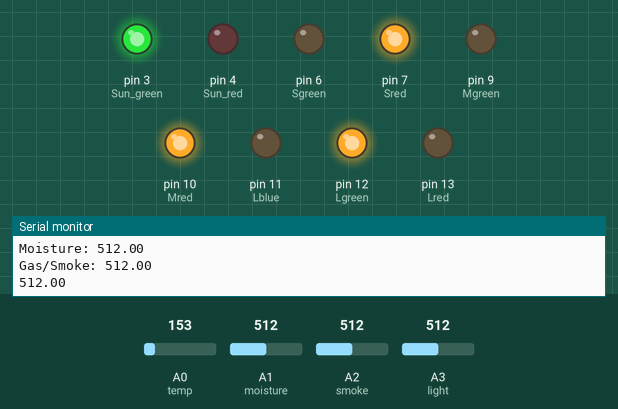
Simulated run of this sketch. Board: Arduino Uno, built with avr-gcc and run on an emulated ATmega328P. Parts: output pins drawn as LEDs (lit = HIGH), the last lines printed to the serial monitor. The inputs (shaded band) are chosen by the test bench; at power-on: A0 (temp) = 153, A1 (moisture) = 512, A2 (smoke) = 512, A3 (light) = 512.

Above: at 2.8 s.
2.9 s: A0 (temp) set to 170
At 4.6 s:
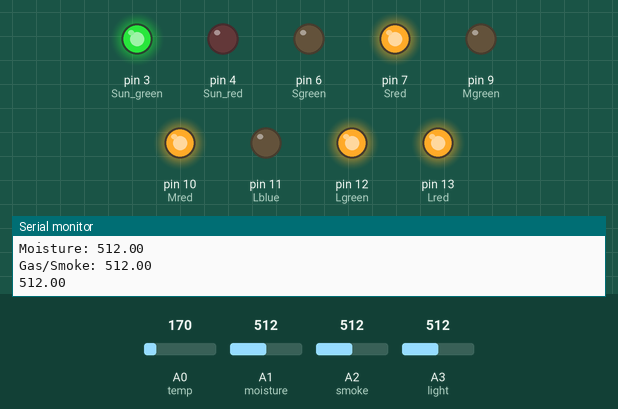
5.6 s: A1 (moisture) set to 413
8.3 s: A1 (moisture) set to 392
At 10.5 s:
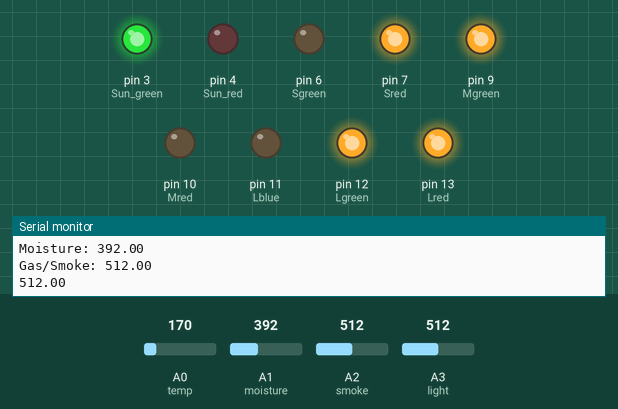
11.5 s: A2 (smoke) set to 257
14.2 s: A2 (smoke) set to 237
At 17.3 s:
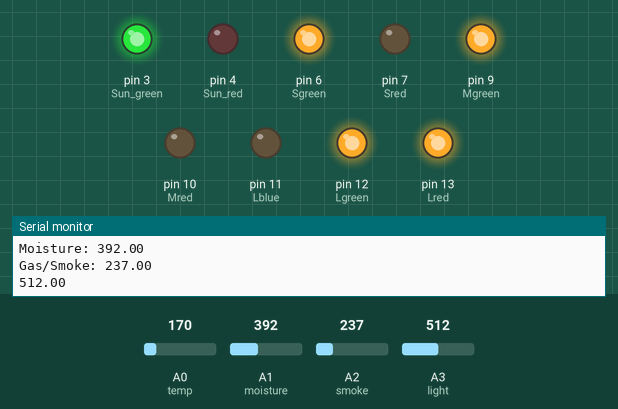
17.6 s: A3 (light) set to 190
At 19.4 s:
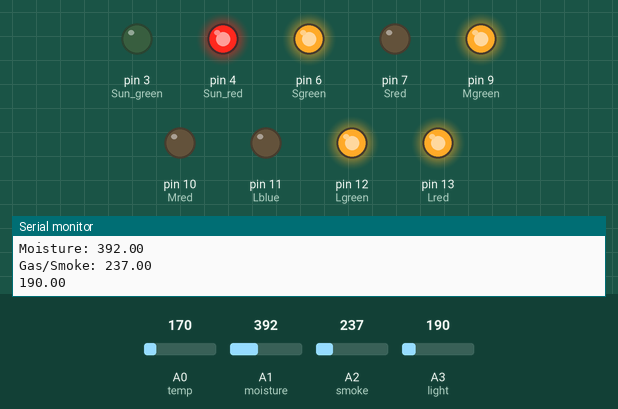
Timing chart, 0 to 20.9 s (numbered marks = the images above; inputs shaded):
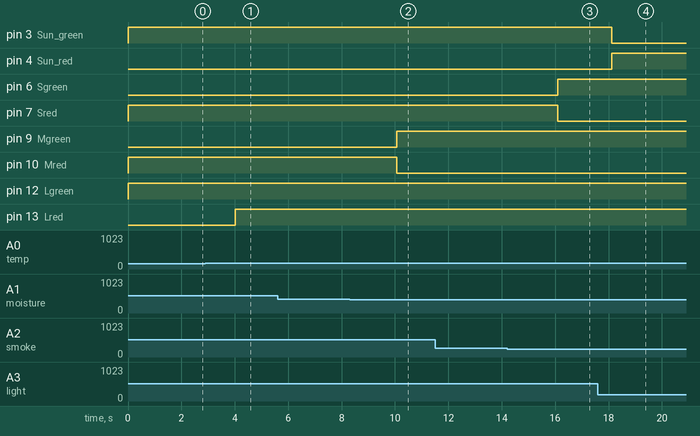

The sketch:

Sensors.ino
```cpp
int Lred = 13;//port no.
int Lgreen = 12;
int Lblue = 11;
int Mred=10;
int Mgreen=9;
int Mblue=8;
int Sred=7;
int Sgreen=6;
int Sblue=5;
int Sun_red=4;
int Sun_green=3;
int Sun_blue=2;
int temp = A0;//temp sensor pin
int moisture=A1;
int smoke=A2;
int light=A3;

void setup() {
  Serial.begin (9600); //data transfer speed
  pinMode (Lred, OUTPUT);
  pinMode (Lblue, OUTPUT);
  pinMode (Lgreen, OUTPUT);
  pinMode (temp, INPUT);

  pinMode (Mred, OUTPUT);
  pinMode (Mgreen, OUTPUT);
  pinMode (moisture, INPUT);

  pinMode (Sred, OUTPUT);
  pinMode (Sgreen, OUTPUT);
  pinMode (smoke, INPUT);

  pinMode (Sun_red, OUTPUT);
  pinMode (Sun_green, OUTPUT);
  pinMode (light, INPUT);
}


void loop()
{
  //Temperature
  float Real_Voltage = analogRead(temp) * 0.004882814; // reading the sensor value and convert it to voltage
  float Temp_C = (Real_Voltage-0.5) * 100.0;   // changing the voltage into Celsius
  //float Temp_C=analogRead(temp);
  Serial.print("Temp in C: ");
  Serial.println(Temp_C);

  if ( Temp_C > 40.0)
  {
    Serial.println("Very Hot");
    digitalWrite(Lred, HIGH);
    digitalWrite(Lgreen,LOW);
    digitalWrite(Lblue,LOW);
  }
  else if (Temp_C>30.0 && Temp_C<=40.0)
  {
    Serial.println("Getting Hot");
    digitalWrite(Lred, HIGH);
    digitalWrite(Lgreen, HIGH);
    digitalWrite(Lblue,LOW);
  }
  else if(Temp_C>15.0 && Temp_C<=30.0)
  {
    Serial.println("Comfortable");
    digitalWrite(Lred, LOW);
    digitalWrite(Lgreen, HIGH);
    digitalWrite(Lblue, LOW);
  }
  else if(Temp_C>8.0 && Temp_C<=15.0)
  {
    Serial.println("Getting Cold");
    digitalWrite(Lred, HIGH);
    digitalWrite(Lgreen, HIGH);
    digitalWrite(Lblue, LOW);
  }
  else if(Temp_C<=8.0)
  {
    Serial.println("Too Cold");
    digitalWrite(Lred, LOW);
    digitalWrite(Lgreen, LOW);
    digitalWrite(Lblue, HIGH);
  }

  //Moisture
  float moist=analogRead(moisture);
  Serial.print("Moisture: ");
  Serial.println(moist);
  if (moist>=6.0 && moist<=400.0)
  {
    digitalWrite(Mred,LOW);
    digitalWrite(Mgreen,HIGH);
    digitalWrite(Mblue,LOW);
  }
  else
  {
    digitalWrite(Mred,HIGH);
    digitalWrite(Mgreen,LOW);
    digitalWrite(Mblue,LOW);
  }

  //Gas or Smoke
  float smokey=analogRead(smoke);
  Serial.print("Gas/Smoke: ");
  Serial.println(smokey);
  if (smokey<250)//threshhold=250ppm
  {
    digitalWrite(Sred,LOW);
    digitalWrite(Sgreen,HIGH);
  }
  else
  {
    digitalWrite(Sred,HIGH);
    digitalWrite(Sgreen,LOW);
  }

  //Light
  float sun=analogRead(light);//Lumens
  float area=500;//in sq. foot
  float candle_foot=sun;
  Serial.println(candle_foot);

  if (candle_foot>200 && candle_foot<1000)
  {
    digitalWrite(Sun_red,LOW);
    digitalWrite(Sun_green,HIGH);
    digitalWrite(Sun_blue,LOW);
  }
  else
  {
    digitalWrite(Sun_red,HIGH);
    digitalWrite(Sun_green,LOW);
    digitalWrite(Sun_blue,LOW);
  }

  delay(2000);//wait 2sec before collecting data again
}
```

Measured:
- the behaviour switches between 163 and 164 on A0 (temp) (found by bisection; images 0 and 1)
- the behaviour switches between 401 and 400 on A1 (moisture) (found by bisection; images 1 and 2)
- the behaviour switches between 250 and 249 on A2 (smoke) (found by bisection; images 2 and 3)
- after the input at 2.9 s, pin 13 (Lred): LOW → HIGH after 1.1 s
- after the input at 8.3 s, pin 9 (Mgreen): LOW → HIGH after 1.8 s; pin 10 (Mred): HIGH → LOW after 1.8 s
- after the input at 14.2 s, pin 6 (Sgreen): LOW → HIGH after 1.9 s; pin 7 (Sred): HIGH → LOW after 1.9 s
- after the input at 17.6 s, pin 3 (Sun_green): HIGH → LOW after 0.52 s; pin 4 (Sun_red): LOW → HIGH after 0.52 s
